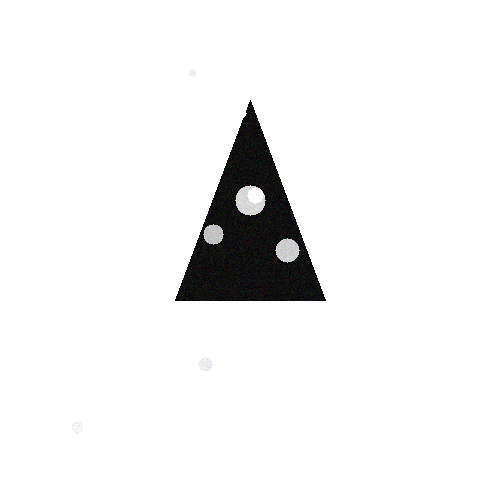
#> input picture test_images/test_cone_with_glare.png, 500 x 500 px
$ python real_photo_detector.py   (older library calls are emulated)
#> lines starting #> are read from the running program, lines starting #| are printed output that depends on the picture; after the words box and inside, x2 and y2 are one past the last pixel; in counts of white or black regions, pixels touching at a corner belong together
#> the answer given: test_images/test_cone_with_glare.png
import cv2
import numpy as np
import matplotlib.pyplot as plt
import os
from PIL import Image, ImageDraw, ImageFont

# 设置matplotlib支持中文 - 使用多种字体备选，优先使用系统字体
plt.rcParams['font.sans-serif'] = ['SimHei', 'WenQuanYi Micro Hei', 'Heiti TC', 'Arial Unicode MS', 'sans-serif']  # 多字体备选
plt.rcParams['axes.unicode_minus'] = False  # 正常显示负号

# 确保matplotlib中文显示配置正确
plt.rcParams['mathtext.fontset'] = 'custom'
plt.rcParams['mathtext.rm'] = 'SimHei'

def load_image(image_path):
    """加载图像并进行基本检查 - 支持中文路径"""
#> called with image_path = 'test_images/test_cone_with_glare.png'
    try:
        # 使用二进制模式读取以支持中文路径
        with open(image_path, 'rb') as f:
            img_data = f.read()

        # 使用imdecode解码图像
        image = cv2.imdecode(np.frombuffer(img_data, np.uint8), cv2.IMREAD_COLOR)
#> image is the input picture: shape (500, 500, 3); mean B, G, R 241.5, 241.5, 241.5

        # 检查图像是否成功加载
        if image is None:
            print(f"错误：无法加载图像 '{image_path}'。请检查文件路径和完整性。")
            return None

        return image
    except Exception as e:
        print(f"加载图像时发生错误: {str(e)}")
        return None

# [102 lines left out: function preprocess_image_color_adaptive, not called in this run]

# 保留原有函数作为兼容，但实际上使用颜色自适应函数
preprocess_image_fixed = preprocess_image_color_adaptive

def preprocess_image_adaptive(image):
    """增强版自适应阈值方法进行图像预处理 - 适合各种光照条件"""
    # 转换为灰度图
    gray = cv2.cvtColor(image, cv2.COLOR_BGR2GRAY)

    # 多级高斯模糊 - 更好地处理不同尺寸的噪声
    blur1 = cv2.GaussianBlur(gray, (5, 5), 0)
    blur2 = cv2.GaussianBlur(gray, (9, 9), 1)
    # 加权融合模糊结果
    blurred = cv2.addWeighted(blur1, 0.7, blur2, 0.3, 0)

    # 局部对比度增强 - 提高边缘清晰度
    clahe = cv2.createCLAHE(clipLimit=2.5, tileGridSize=(8, 8))
    enhanced = clahe.apply(blurred)

    # 智能二值化策略
    # 计算图像亮度统计
    brightness_mean = np.mean(gray)
#> brightness_mean = 241.5
    brightness_std = np.std(gray)
#> brightness_std = 54.99

    # 根据图像亮度选择合适的阈值方法
    if brightness_mean < 80:  # 较暗图像
        # 对深色物体使用反相阈值
        binary1 = cv2.adaptiveThreshold(enhanced, 255,
                                      cv2.ADAPTIVE_THRESH_GAUSSIAN_C,
                                      cv2.THRESH_BINARY_INV, 25, 10)
    elif brightness_mean > 180:  # 较亮图像
        # 对浅色物体使用正常阈值，但调整参数
        binary1 = cv2.adaptiveThreshold(enhanced, 255,
                                      cv2.ADAPTIVE_THRESH_GAUSSIAN_C,
                                      cv2.THRESH_BINARY, 21, 15)
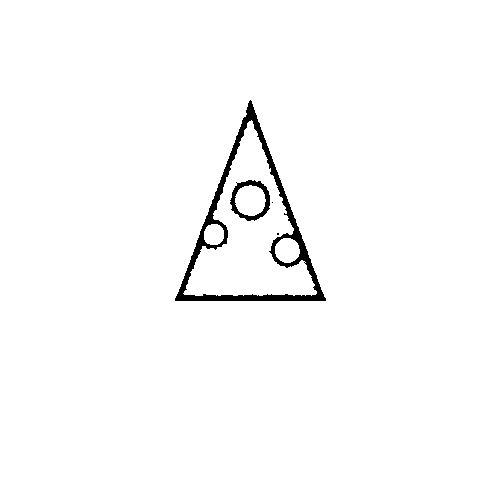
#> binary1: shape (500, 500); 98.3% white; 4 black regions (2 under 20 px), largest, box (x1, y1, x2, y2) and area: (175, 100, 326, 301) 3644, (230, 180, 270, 221) 513
    else:  # 中等亮度图像
        # 标准自适应阈值
        binary1 = cv2.adaptiveThreshold(enhanced, 255,
                                      cv2.ADAPTIVE_THRESH_GAUSSIAN_C,
                                      cv2.THRESH_BINARY, 25, 8)

    # 同时尝试OTSU阈值作为补充
    _, binary2 = cv2.threshold(enhanced, 0, 255, cv2.THRESH_BINARY + cv2.THRESH_OTSU)
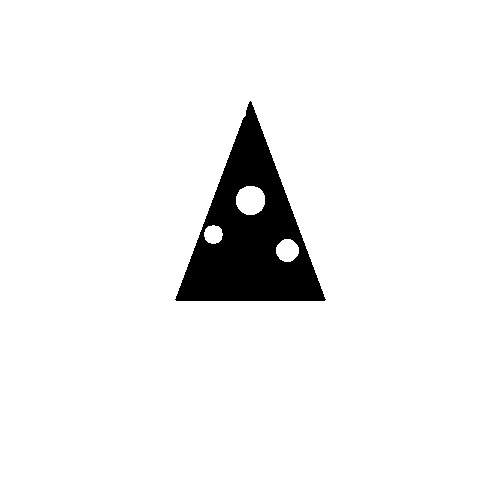
#> binary2: shape (500, 500); 94.4% white; 1 black region, box (x1, y1, x2, y2) and area: (175, 101, 326, 301) 13892

    # 根据图像对比度决定使用哪种方法
    if brightness_std < 40:  # 低对比度图像
        # 融合两种二值化结果
        binary = cv2.bitwise_or(binary1, binary2)
    else:
        binary = binary1

    # 改进的形态学操作
    # 1. 开操作去除小噪点
    kernel = cv2.getStructuringElement(cv2.MORPH_ELLIPSE, (3, 3))
    binary = cv2.morphologyEx(binary, cv2.MORPH_OPEN, kernel, iterations=1)
#> binary: shape (500, 500); 98.3% white; 4 black regions (2 under 20 px), largest, box (x1, y1, x2, y2) and area: (175, 100, 326, 301) 3661, (230, 180, 271, 221) 517

    # 2. 闭操作连接物体内部间隙
    kernel = cv2.getStructuringElement(cv2.MORPH_ELLIPSE, (7, 7))
    binary = cv2.morphologyEx(binary, cv2.MORPH_CLOSE, kernel, iterations=1)
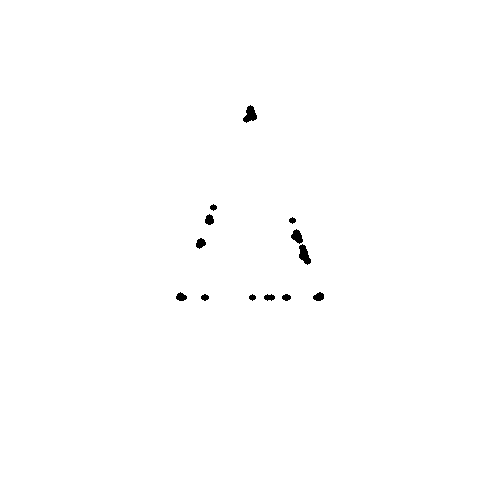
#> binary: shape (500, 500); 99.6% white; 13 black regions, largest, box (x1, y1, x2, y2) and area: (299, 244, 311, 265) 152, (243, 105, 257, 123) 151, (291, 229, 303, 244) 111

    # 3. 适度膨胀使轮廓更完整
    kernel = cv2.getStructuringElement(cv2.MORPH_ELLIPSE, (3, 3))
    binary = cv2.dilate(binary, kernel, iterations=1)
#> binary: shape (500, 500); 99.8% white; 13 black regions (3 under 20 px), largest, box (x1, y1, x2, y2) and area: (244, 106, 256, 122) 108, (300, 245, 310, 264) 107, (292, 230, 302, 243) 78

    # 4. 边缘检测增强
    edges = cv2.Canny(enhanced, 50, 150)
#> edges: shape (500, 500); 0.35% white in thin lines or dots, all inside (x1, y1, x2, y2) = (175, 100, 326, 302)
#> (the rest of the program and of its run is left out)
